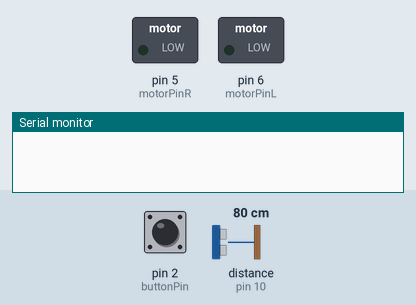
This sketch was run on a simulated Arduino Uno, built with avr-gcc and run on an emulated ATmega328P. Shown: switched loads named in the sketch (green lamp = pin HIGH), the last lines printed to the serial monitor. Inputs (shaded band) come from the test bench; at power-on: pin 2 (buttonPin) LOW, distance to the obstacle (sensor on pin 10) 80 cm. The echo pulse lasts 58.3 µs per cm; pins used as bus, display or sensor lines are not drawn.

Above: at 1.2 s.
1.3 s: pin 2 (buttonPin) pulled HIGH for 0.15 s
At 2.8 s:
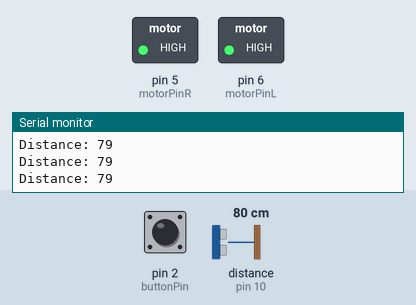
3.8 s: distance to the obstacle (sensor on pin 10) set to 65 cm
5.3 s: distance to the obstacle (sensor on pin 10) set to 55 cm
At 6.3 s:
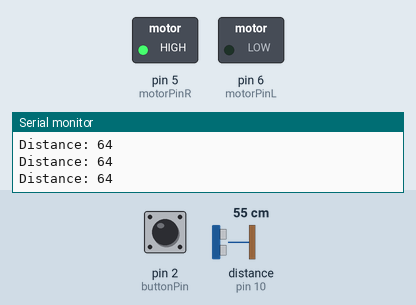
8.3 s: distance to the obstacle (sensor on pin 10) set to 120 cm
At 10.0 s:
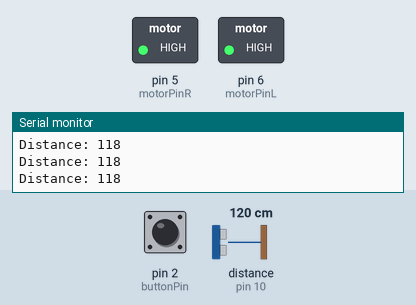
10.3 s: pin 2 (buttonPin) pulled HIGH for 1 s
At 11.5 s:
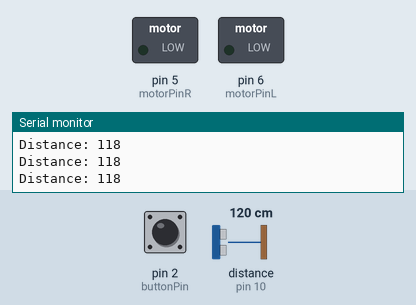
Timing chart, 0 to 13.3 s (numbered marks = the images above; inputs shaded):
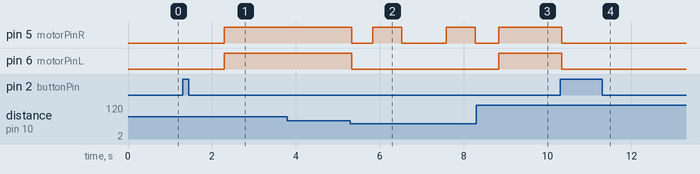

Measured:
- the behaviour switches between 61 and 60 cm on distance to the obstacle (sensor on pin 10) (found by bisection; images 1 and 2)
- after the input at 1.3 s, pin 5 (motorPinR), pin 6 (motorPinL): LOW → HIGH after 1.0 s
- after the input at 5.3 s, pin 5 (motorPinR): goes LOW 0.50 s, HIGH 0.70 s, LOW 1.1 s, HIGH 0.70 s, then LOW, starting at once; pin 6 (motorPinL): HIGH → LOW at once
- after the input at 8.3 s, pin 6 (motorPinL): LOW → HIGH after 0.53 s
- after the input at 10.3 s, pin 5 (motorPinR), pin 6 (motorPinL): HIGH → LOW at once

The sketch:

objectAvoidingRover.ino
```cpp
// ===== Initialized variables here =====
// integer variable for on and off state of the rover, we initially want it off
// [code here]
int onOff = 0;

// interger for the on and off state of the button, we initially want it off
// [code here]
int buttonState = 0;

// The rover is sending out a signal, create a more complex integer "duration" for the time it takes for the sound to return to Echo
// [code here]
long duration;

// The rover is detecting an object, create a more complex integer "distance" for the distance of that object
// [code here]
long distance;


// ===== Variables for connecting the Arduino to the sensors (Ulstrasonic sensor + 2 DC motors) =====
// integer for pin position for Trig (Trigger), the pin that's transmitting a sonar pulse to the environment
// [code here]
int trigPin = 9;

// integer for the pin position of Echo, the pin that's reading the returning pulse that bounced off an object
// [code here]
int echoPin = 10;

// integer for the motor on the right
// [code here]
int motorPinR = 5;

// integer for the motor on the left
// [code here]
int motorPinL = 6;

// integer for the pushbutton
int buttonPin = 2;


//=======================================================================
void setup() {
  // ===== Put your setup code here. This code runs once =====
  // Set pinMode() as OUTPUT for your Trig variable to emit a sound
  // [code here]
  pinMode(trigPin, OUTPUT);

  // Set pinMode() as INPUT for Echo to receive reflected sound
  // [code here]
  pinMode(echoPin, INPUT);

  // Set pinMode() as OUTPUT for motor on the right
  // [code here]
  pinMode(motorPinR, OUTPUT);

  // Set pinMode() as OUTPUT for motor on the left
  // [code here]
  pinMode(motorPinL, OUTPUT);

  // Set pinMode() as INPUT for the button pin
  // [code here]
  pinMode(buttonPin, INPUT);

  // Start serial communication at 9600 bps
  // [code here]
  Serial.begin(9600); // Starts the serial communication

}


//=======================================================================
void loop() {
  // ===== put your main code here, to run repeatedly =====
  // variable used for the on and off state of the button = read the button pin
  // [code here] - Reads the current state of the button
  buttonState = digitalRead (buttonPin);

  // if (button state is pressed == HIGH)
  // [code here]
  if (buttonState == HIGH)
  {
    // the rover state is 1 - indicates it's pressed
    onOff = 1;
    delay(1000) ; // one second delay
  }


  // while (button state is == one)
  // [code here]
  while (onOff == 1)
  {
    // turn on left motor, set to full speed of 225
    // [code here]
    analogWrite(motorPinL, 255);

    // turn on right motor, set to full speed of 225
    // [code here]
    analogWrite(motorPinR, 255);


    // clear the Trig output to allow for a new sound to emit
    // [code here]
    digitalWrite(trigPin, LOW);
    // set a delay of 2 microseconds for good measure
    // [code here]
    delayMicroseconds (2);
    // Output sound from Trig + small delay
    // [code here]
    digitalWrite(trigPin, HIGH);
    // [code here]
    delayMicroseconds (10);
    // clear Trig again to stop sound
    // [code here]
    digitalWrite(trigPin, LOW);

    // read a pulse and store the Echo value inside of duration
    // [code here]
    duration = pulseIn(echoPin, HIGH);

    // calculate distance of the object
    // [code here] //Distance in cm
    distance = duration * 0.034 / 2;

    // ==== turn the car if an obstacle is detected ====
    // if (distance is less than 60cm)
    if (distance < 60)
    {
      // stop both motors
      // [code here for left motor]
      // [code here for right motor]
      analogWrite(motorPinL, 0); //Turn off left motor
      analogWrite(motorPinR, 0); //Turn off right motor

      // ===== turn the rover =====
      // short delay
      // [code here]
      delay(500);
      // turn on the right motor, set to full speed
      // [code here]
      analogWrite (motorPinR, 255);
      //short delay
      // [code here]
      delay(700);
      // turn off the right motor
      // [code here]
      analogWrite(motorPinR, 0);
      //short delay
      // [code here]
      delay(500) ;
    }

    // read the current state of the button again to wait again for the user to press the button
    // [code here]
    buttonState = digitalRead (buttonPin);

    // if (button state is pressed == HIGH)
    // [code here]
    if (buttonState == HIGH)
    {
      // stop both motors
      // [code here for left motor]
      // [code here for right motor]
      analogWrite (motorPinR, 0);
      analogWrite (motorPinL, 0);

      // rover state is off
      // [code here]
      onOff = 0;
      delay (1000) ; // One second delay
    }

  // print distance values in our serial monitor
  // [code here]
  // [code here]
  Serial.print("Distance: ");
  Serial.println(distance);

  delay(50);  // wait milliseconds

  }
}
```
